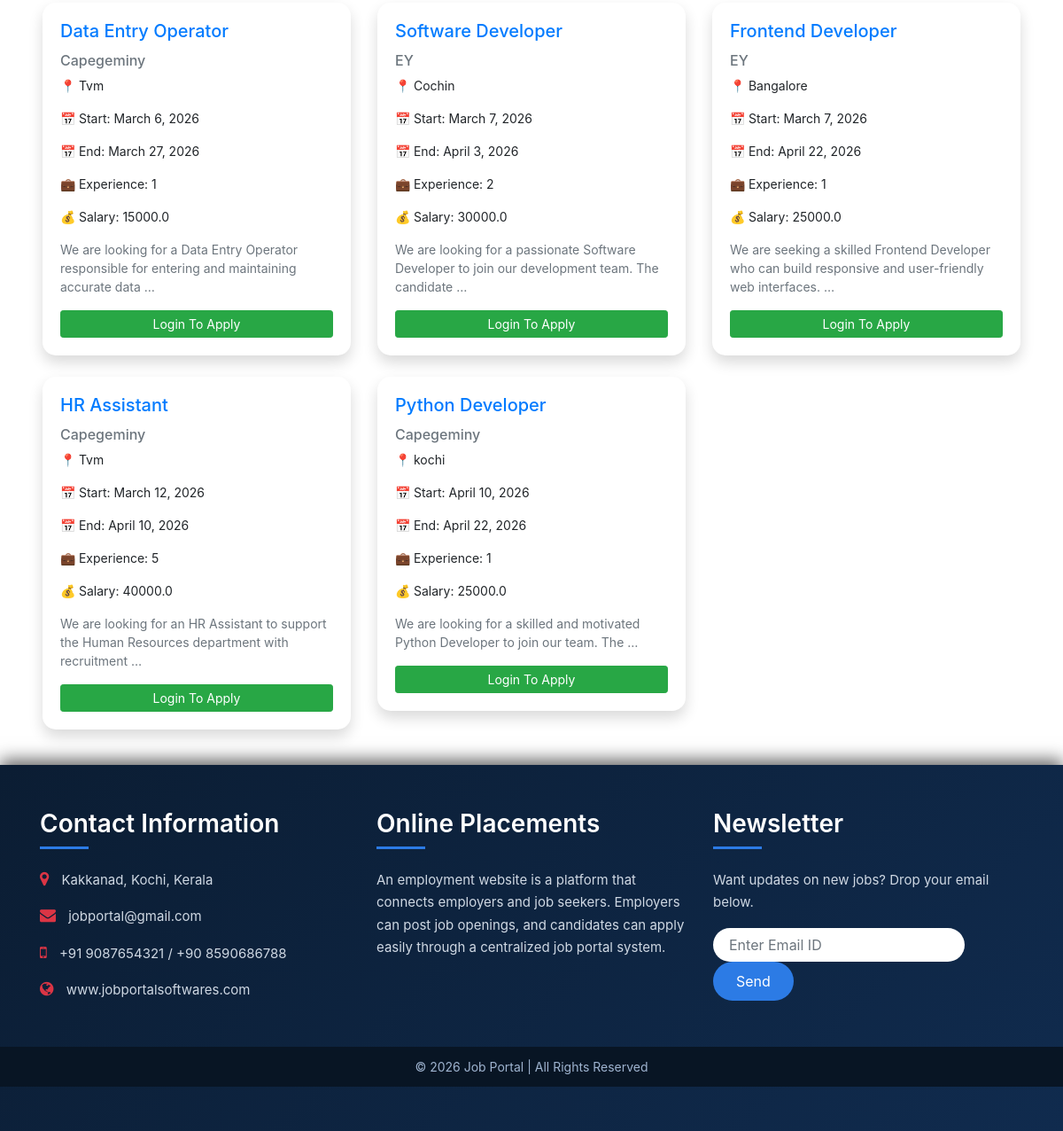
Page /latest_jobs (lower part) on the earlier database version.
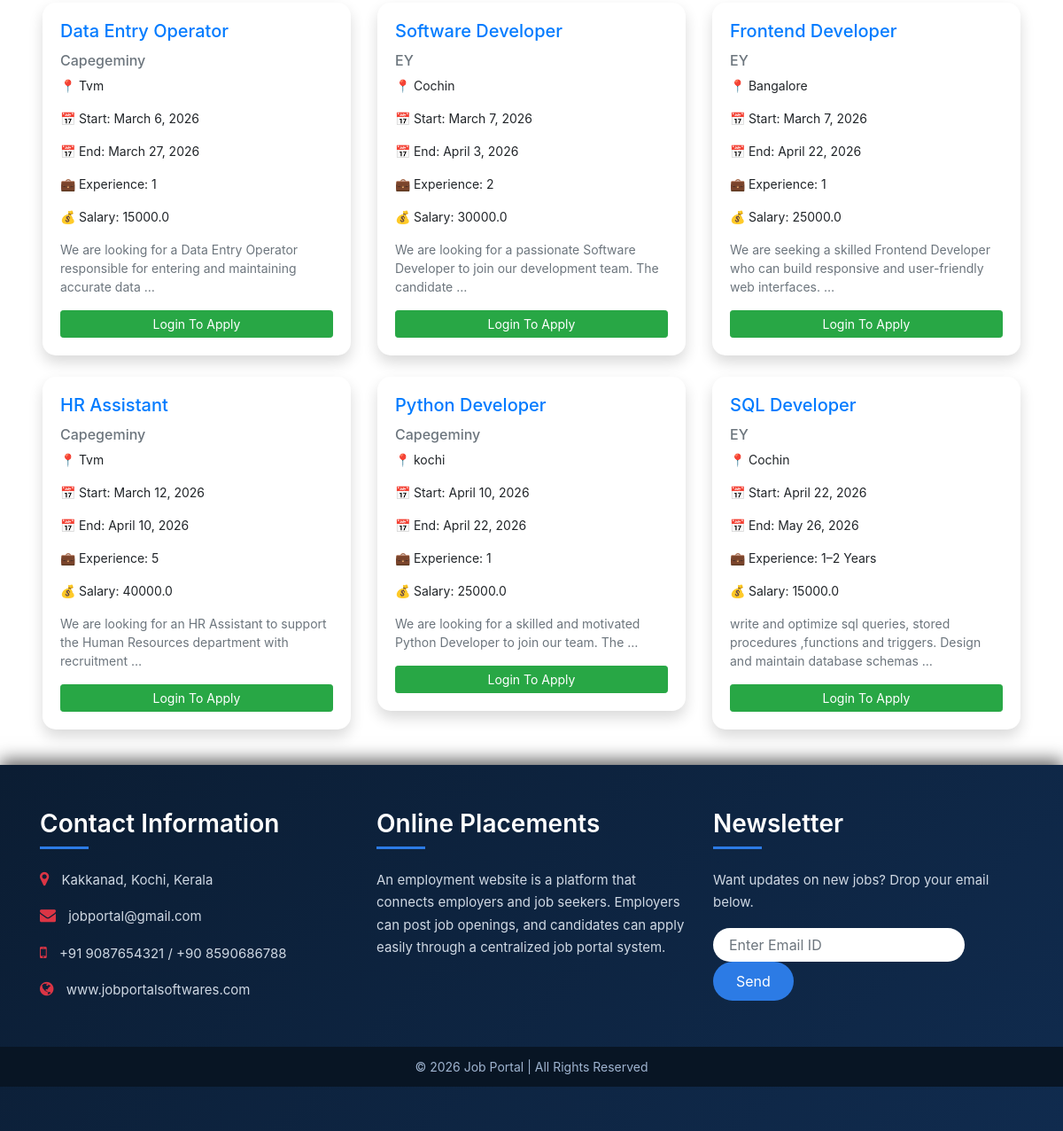
Same page on the later database version.
### job/models.py (models this page shows, shortened)
class Job(models.Model):
    recruiter=models.ForeignKey(Recruiter,on_delete=models.CASCADE)
    start_date=models.DateField()
    end_date=models.DateField()
    title=models.CharField(max_length=100)
    salary = models.FloatField()
    image=models.FileField()
    description = models.CharField(max_length=300)
    experience = models.CharField(max_length=50)
    location = models.CharField(max_length=100)
    skills = models.CharField(max_length=100)
    creationdate = models.DateField()

class Recruiter(models.Model):
    user=models.ForeignKey(User,on_delete=models.CASCADE)
    mobile=models.CharField(max_length=15,null=True)
    image=models.FileField(null=True)
    gender=models.CharField(max_length=10,null=True)
    company = models.CharField(max_length=100, null=True)
    type=models.CharField(max_length=15,null=True)
    status = models.CharField(max_length=20 ,null=True)
    reject_reason = models.TextField(null=True, blank=True)

### job/views.py (the view)
# urls.py: path('latest_jobs', latest_jobs, name='latest_jobs'),
def latest_jobs(request):
    job=Job.objects.all().order_by('start_date')
    d={'job':job}
    return render(request,'latest_jobs.html',d)

### job/templates/latest_jobs.html (shortened to what this page needs)
<!DOCTYPE html>
<html lang="en">
{% load static %}
<head>
</head>
<body>
    {% include 'navigation.html' %}
<div class="container-fluid px-5 mt-4">
{% if job %}
<div class="row mt-4">
{% for i in job %}
<div class="col-md-4 mb-4">
    <div class="card job-card shadow">
        <div class="card-body">
            <h5 class="card-title text-primary">
                {{ i.title }}
            </h5>
            <h6 class="text-muted">
                {{ i.recruiter.company }}
            </h6>
            <p class="small">📍 {{ i.location }}</p>
            <p class="small">📅 Start: {{ i.start_date }}</p>
            <p class="small">📅 End: {{ i.end_date }}</p>
            <p class="small">💼 Experience: {{ i.experience }}</p>
            <p class="small">💰 Salary: {{ i.salary }}</p>
            <p class="small text-muted">
                {{ i.description|truncatewords:15 }}
            </p>
            <a href="{% url 'user_login' %}" class="btn btn-success btn-sm w-100">
                Login To Apply
            </a>
        </div>
    </div>
</div>
{% endfor %}
</div>
{% else %}
<div class="text-center mt-5">
    <h4 style="color:red;">No jobs found for this title and location.</h4>
</div>
{% endif %}
</div>
     {%block content %}
 {% include 'footer.html' %}
     {% endblock %}
</body>
</html>

Differences in the rows shown:
added Job: title "SQL Developer", recruiter.company "EY", location "Cochin", start_date "April 22, 2026", end_date "May 26, 2026", experience "1–2 Years", salary "15000.0", description "write and optimize sql queries, stored procedures ,functions and triggers. Design and maintain database schemas …"
